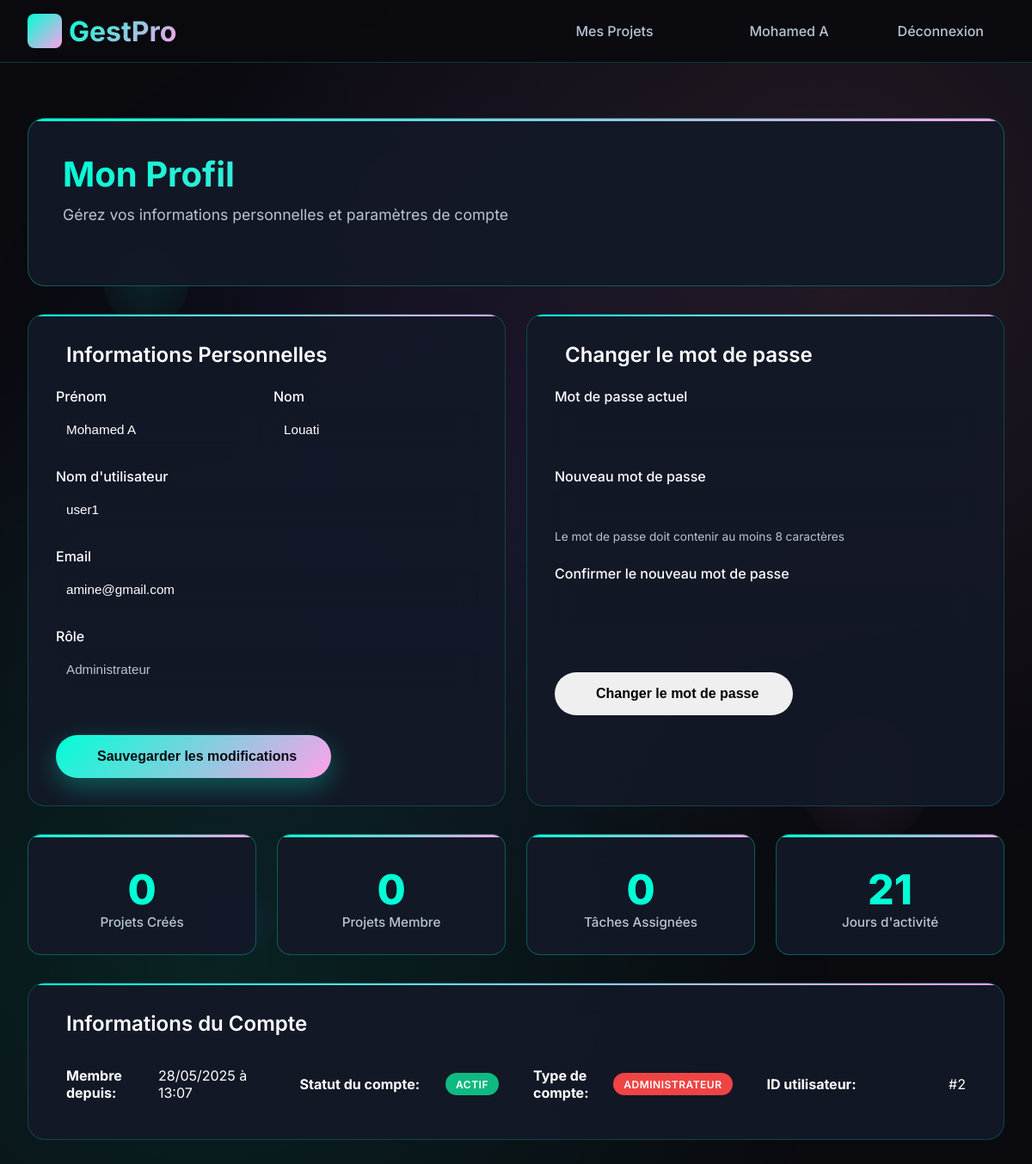
The page /profile (signed in) on the database its author committed.
### models/models.py (models this page shows, shortened)
class User(UserMixin, db.Model):
    id = db.Column(db.Integer, primary_key=True)
    username = db.Column(db.String(80), unique=True, nullable=False)
    email = db.Column(db.String(120), unique=True, nullable=False)
    password_hash = db.Column(db.String(200), nullable=False)
    first_name = db.Column(db.String(50), nullable=False)
    last_name = db.Column(db.String(50), nullable=False)
    role = db.Column(db.Enum(UserRole), default=UserRole.MEMBER)
    created_at = db.Column(db.DateTime, default=datetime.utcnow)
    is_active = db.Column(db.Boolean, default=True)
    owned_projects = db.relationship('Project', backref='owner', lazy=True,
                                   foreign_keys='Project.owner_id',
                                   cascade='all, delete-orphan')
    assigned_tasks = db.relationship('Task', backref='assignee', lazy=True,
                                   cascade='all, delete-orphan')
    comments = db.relationship('Comment', backref='author', lazy=True,
                             cascade='all, delete-orphan')
    projects = db.relationship('Project', secondary=project_members,
                              back_populates='members', lazy='dynamic')

### profile/user_profile.py (the view)
@profile.route('/profile')
@login_required
def view_profile():
    owned_projects_count = len(current_user.owned_projects)
    member_projects_count = len(current_user.projects.all())
    assigned_tasks_count = len(current_user.assigned_tasks)
    days_since_joined = (datetime.utcnow() - current_user.created_at).days
    recent_activities = []
    return render_template('profile.html',
                         owned_projects_count=owned_projects_count,
                         member_projects_count=member_projects_count,
                         assigned_tasks_count=assigned_tasks_count,
                         days_since_joined=days_since_joined,
                         recent_activities=recent_activities)

### templates/profile.html (shortened to what this page needs)
{% extends "base.html" %}
{% block content %}
<div class="dashboard">
    <div class="welcome-section">
        <h1 class="welcome-title">Mon Profil</h1>
        <p class="welcome-subtitle">Gérez vos informations personnelles et paramètres de compte</p>
    </div>
    <div class="stats-grid">
        <div class="section-card">
            <h2 class="section-title">
                 Informations Personnelles
            </h2>
                <form method="POST" action="{{ url_for('profile.update_profile') }}" class="profile-form">
                <div class="form-row">
                    <div class="form-group">
                        <label for="first_name">Prénom</label>
                        <input type="text" id="first_name" name="first_name"
                               value="{{ current_user.first_name }}"
                               class="form-control" required>
                    </div>
                    <div class="form-group">
                        <label for="last_name">Nom</label>
                        <input type="text" id="last_name" name="last_name"
                               value="{{ current_user.last_name }}"
                               class="form-control" required>
                    </div>
                </div>
                <div class="form-group">
                    <label for="username">Nom d'utilisateur</label>
                    <input type="text" id="username" name="username"
                           value="{{ current_user.username }}"
                           class="form-control" required>
                </div>
                <div class="form-group">
                    <label for="email">Email</label>
                    <input type="email" id="email" name="email"
                           value="{{ current_user.email }}"
                           class="form-control" required>
                </div>
                <div class="form-group">
                    <label for="role">Rôle</label>
                    <input type="text" id="role" name="role"
                           value="{% if current_user.role.value == 'admin' %}Administrateur{% elif current_user.role.value == 'project_manager' %}Chef de Projet{% else %}Membre{% endif %}"
                           class="form-control" disabled>
                </div>
                <div class="form-actions">
                    <button type="submit" class="btn btn-primary">
                         Sauvegarder les modifications
                    </button>
                </div>
            </form>
        </div>
        <div class="section-card">
            <h2 class="section-title">
                 Changer le mot de passe
            </h2>
                <form method="POST" action="{{ url_for('profile.change_password') }}" class="profile-form">
                <div class="form-group">
                    <label for="current_password">Mot de passe actuel</label>
                    <input type="password" id="current_password" name="current_password"
                           class="form-control" required>
                </div>
                <div class="form-group">
                    <label for="new_password">Nouveau mot de passe</label>
                    <input type="password" id="new_password" name="new_password"
                           class="form-control" required minlength="8">
                    <small class="form-text">Le mot de passe doit contenir au moins 8 caractères</small>
                </div>
                <div class="form-group">
                    <label for="confirm_password">Confirmer le nouveau mot de passe</label>
                    <input type="password" id="confirm_password" name="confirm_password"
                           class="form-control" required>
                </div>
                <div class="form-actions">
                    <button type="submit" class="btn btn-warning">
                         Changer le mot de passe
                    </button>
                </div>
            </form>
        </div>
    </div>
    <div class="stats-grid">
        <div class="stat-card">
            <span class="stat-number">{{ owned_projects_count }}</span>
            <div class="stat-label">Projets Créés</div>
        </div>
        <div class="stat-card">
            <span class="stat-number">{{ member_projects_count }}</span>
            <div class="stat-label">Projets Membre</div>
        </div>
        <div class="stat-card">
            <span class="stat-number">{{ assigned_tasks_count }}</span>
            <div class="stat-label">Tâches Assignées</div>
        </div>
        <div class="stat-card">
            <span class="stat-number">{{ days_since_joined }}</span>
            <div class="stat-label">Jours d'activité</div>
        </div>
    </div>
    <div class="section-card">
        <h2 class="section-title">
             Informations du Compte
        </h2>
        <div class="info-grid">
            <div class="info-item">
                <strong>Membre depuis:</strong>
                <span>{{ current_user.created_at.strftime('%d/%m/%Y à %H:%M') }}</span>
            </div>
                <div class="info-item">
                <strong>Statut du compte:</strong>
                <span class="badge" style="background: {% if current_user.is_active %}var(--success){% else %}var(--danger){% endif %}; color: white;">
                    {% if current_user.is_active %}ACTIF{% else %}INACTIF{% endif %}
                </span>
            </div>
            <div class="info-item">
                <strong>Type de compte:</strong>
                <span class="badge" style="background:
                    {% if current_user.role.value == 'admin' %}var(--danger)
                    {% elif current_user.role.value == 'project_manager' %}var(--warning)
                    {% else %}var(--accent-blue){% endif %}; color: white;">
                    {% if current_user.role.value == 'admin' %}ADMINISTRATEUR
                    {% elif current_user.role.value == 'project_manager' %}CHEF DE PROJET
                    {% else %}MEMBRE{% endif %}
                </span>
            </div>
                <div class="info-item">
                <strong>ID utilisateur:</strong>
                <span>#{{ current_user.id }}</span>
            </div>
        </div>
    </div>
</div>
{% endblock %}

### templates/base.html (shortened to what this page needs)
<!DOCTYPE html>
<html lang="fr">
<head>
    <link rel="stylesheet" href="{{ url_for('static', filename='css/style.css') }}">
</head>
<body>
    <div class="floating-elements">
    </div>
        <header class="user-header">
            <div class="containers">
                <div class="logo">
                    <div class="logo-icon"></div>
                    <h1><a href="{{ url_for('index') }}">GestPro</a></h1>
                </div>
                <nav class="user-nav">
                    <ul>
                        {% if current_user.is_authenticated %}
                            <li><a href="{{ url_for('project.project_list') }}" class="nav-link">Mes Projets</a></li>
                            <li><a href="{{ url_for('profile.view_profile')}}" class="user-menu">{{ current_user.first_name }}</a></li>
                            <li><a href="{{ url_for('auth.logout') }}" class="btn-logout">Déconnexion</a></li>
                        {% else %}
                            <li><a href="{{ url_for('auth.login') }}" class="nav-link">Connexion</a></li>
                        {% endif %}
                    </ul>
                </nav>
            </div>
        </header>
    <main>
        {% block content %}{% endblock %}
    </main>
</body>
</html>

### templates/profile.html (style rules this page uses)
.profile-form { max-width: 100%; }
.form-row { display: grid; grid-template-columns: 1fr 1fr; gap: 1rem; }
.form-group { margin-bottom: 1.5rem; }
.form-group label { display: block; margin-bottom: 0.5rem; font-weight: 500; color: var(--text-primary); }
.form-control { width: 100%; padding: 0.75rem; border: 1px solid var(--border-color); border-radius: 8px; background: var(--bg-secondary); color: var(--text-primary); font-size: 0.95rem; transition: all 0.3s ease; }
.form-control:disabled { background: var(--bg-tertiary); color: var(--text-secondary); cursor: not-allowed; }
.form-text { color: var(--text-secondary); font-size: 0.85rem; margin-top: 0.25rem; }
.form-actions { margin-top: 2rem; padding-top: 1.5rem; border-top: 1px solid var(--border-color); }
.info-grid { display: grid; grid-template-columns: repeat(auto-fit, minmax(250px, 1fr)); gap: 1rem; }
.info-item { display: flex; justify-content: space-between; align-items: center; padding: 0.75rem; background: var(--bg-secondary); border-radius: 8px; border: 1px solid var(--border-color); }
.info-item strong { color: var(--text-primary); }

### rows shown on the page
User: first_name "Mohamed A", last_name "Louati", username "user1", email "amine@gmail.com", role "Administrateur", created_at "28/05/2025 à 13:07", id "2"

### other values the page prints
{{ owned_projects_count }} "0"
{{ member_projects_count }} "0"
{{ assigned_tasks_count }} "0"
